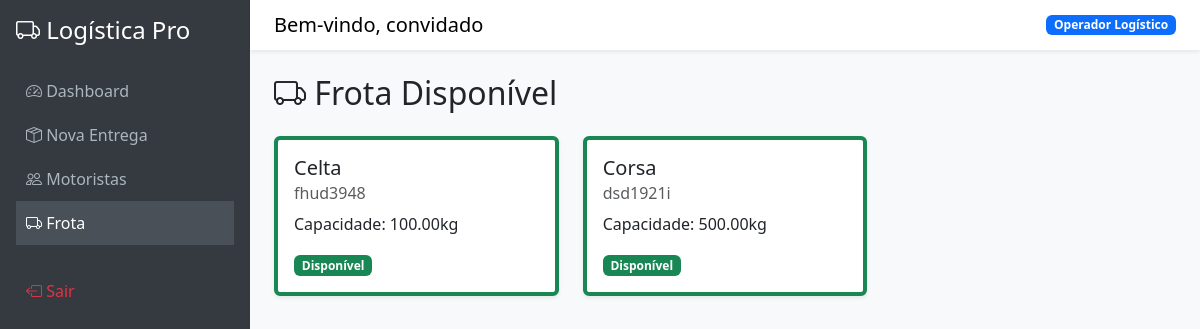
The page /frota/ (signed in) on the database its author committed.
### logistica/models.py (models this page shows, shortened)
class Usuario(AbstractUser):
    TIPO_USUARIO = (
        ('ADMIN', 'Administrador'),
        ('OPERADOR', 'Operador Logístico'),
        ('MOTORISTA', 'Motorista'),
    )
    tipo = models.CharField(max_length=20, choices=TIPO_USUARIO, default='OPERADOR')
    telefone = models.CharField(max_length=20, blank=True, null=True)

class Veiculo(models.Model):
    placa = models.CharField(max_length=8, unique=True)
    modelo = models.CharField(max_length=50)
    capacidade_kg = models.DecimalField(max_digits=10, decimal_places=2)
    disponivel = models.BooleanField(default=True)

### logistica/views.py (the view)
# urls.py: path('frota/', VeiculoListView.as_view(), name='lista_frota'),
class VeiculoListView(LoginRequiredMixin, ListView):
    model = Veiculo
    template_name = 'logistica/veiculo_list.html'
    context_object_name = 'veiculos'

### logistica/templates/logistica/veiculo_list.html
{% extends 'base.html' %}
{% block content %}
<h2 class="mb-4"><i class="bi bi-truck"></i> Frota Disponível</h2>
<div class="row">
    {% for v in veiculos %}
    <div class="col-md-4 mb-3">
        <div class="card border-start border-4 {% if v.disponivel %}border-success{% else %}border-danger{% endif %} shadow-sm">
            <div class="card-body">
                <h5 class="card-title">{{ v.modelo }}</h5>
                <h6 class="card-subtitle mb-2 text-muted">{{ v.placa }}</h6>
                <p class="card-text">Capacidade: {{ v.capacidade_kg }}kg</p>
                {% if v.disponivel %}
                    <span class="badge bg-success">Disponível</span>
                {% else %}
                    <span class="badge bg-danger">Em uso</span>
                {% endif %}
            </div>
        </div>
    </div>
    {% endfor %}
</div>
{% endblock %}

### logistica/templates/base.html (shortened to what this page needs)
<!DOCTYPE html>
<html lang="pt-br">
<head>
    <link href="https://cdn.jsdelivr.net/npm/bootstrap@5.3.0/dist/css/bootstrap.min.css" rel="stylesheet">
    <link rel="stylesheet" href="https://cdn.jsdelivr.net/npm/bootstrap-icons@1.10.0/font/bootstrap-icons.css">
</head>
<body>
    <div class="d-flex">
        <nav class="sidebar p-3" style="width: 250px;">
            <h4 class="text-white mb-4"><i class="bi bi-truck"></i> Logística Pro</h4>
            <ul class="list-unstyled">
    <li>
        <a href="{% url 'dashboard' %}" class="{% if request.resolver_match.url_name == 'dashboard' %}active{% endif %}">
            <i class="bi bi-speedometer2"></i> Dashboard
        </a>
    </li>
    <li>
        <a href="{% url 'nova_entrega' %}" class="{% if request.resolver_match.url_name == 'nova_entrega' %}active{% endif %}">
            <i class="bi bi-box-seam"></i> Nova Entrega
        </a>
    </li>
    <li>
        <a href="{% url 'lista_motoristas' %}" class="{% if request.resolver_match.url_name == 'lista_motoristas' %}active{% endif %}">
            <i class="bi bi-people"></i> Motoristas
        </a>
    </li>
    <li>
        <a href="{% url 'lista_frota' %}" class="{% if request.resolver_match.url_name == 'lista_frota' %}active{% endif %}">
            <i class="bi bi-truck"></i> Frota
        </a>
    </li>
    <li class="mt-4">
        <a href="{% url 'logout' %}" class="text-danger">
            <i class="bi bi-box-arrow-left"></i> Sair
        </a>
    </li>
</ul>
        </nav>
        <main class="flex-grow-1">
            <nav class="navbar navbar-light bg-white shadow-sm mb-4 px-4">
                <span class="navbar-brand mb-0 h1">Bem-vindo, {{ user.username }}</span>
                <span class="badge bg-primary">{{ user.get_tipo_display }}</span>
            </nav>
            <div class="container-fluid px-4">
                {% block content %}{% endblock %}
            </div>
        </main>
    </div>
</body>
</html>

### logistica/templates/base.html (style rules this page uses)
body { background-color: #f8f9fa; }
.sidebar { min-height: 100vh; background-color: #343a40; color: white; }
.sidebar a { color: #adb5bd; text-decoration: none; padding: 10px; display: block; }
.sidebar a:hover, .sidebar a.active { background-color: #495057; color: white; }

### rows shown on the page
Usuario: username "convidado", tipo "Operador Logístico"
Veiculo: modelo "Celta", placa "fhud3948", capacidade_kg "100.00", disponivel "Disponível"
Veiculo: modelo "Corsa", placa "dsd1921i", capacidade_kg "500.00", disponivel "Disponível"
